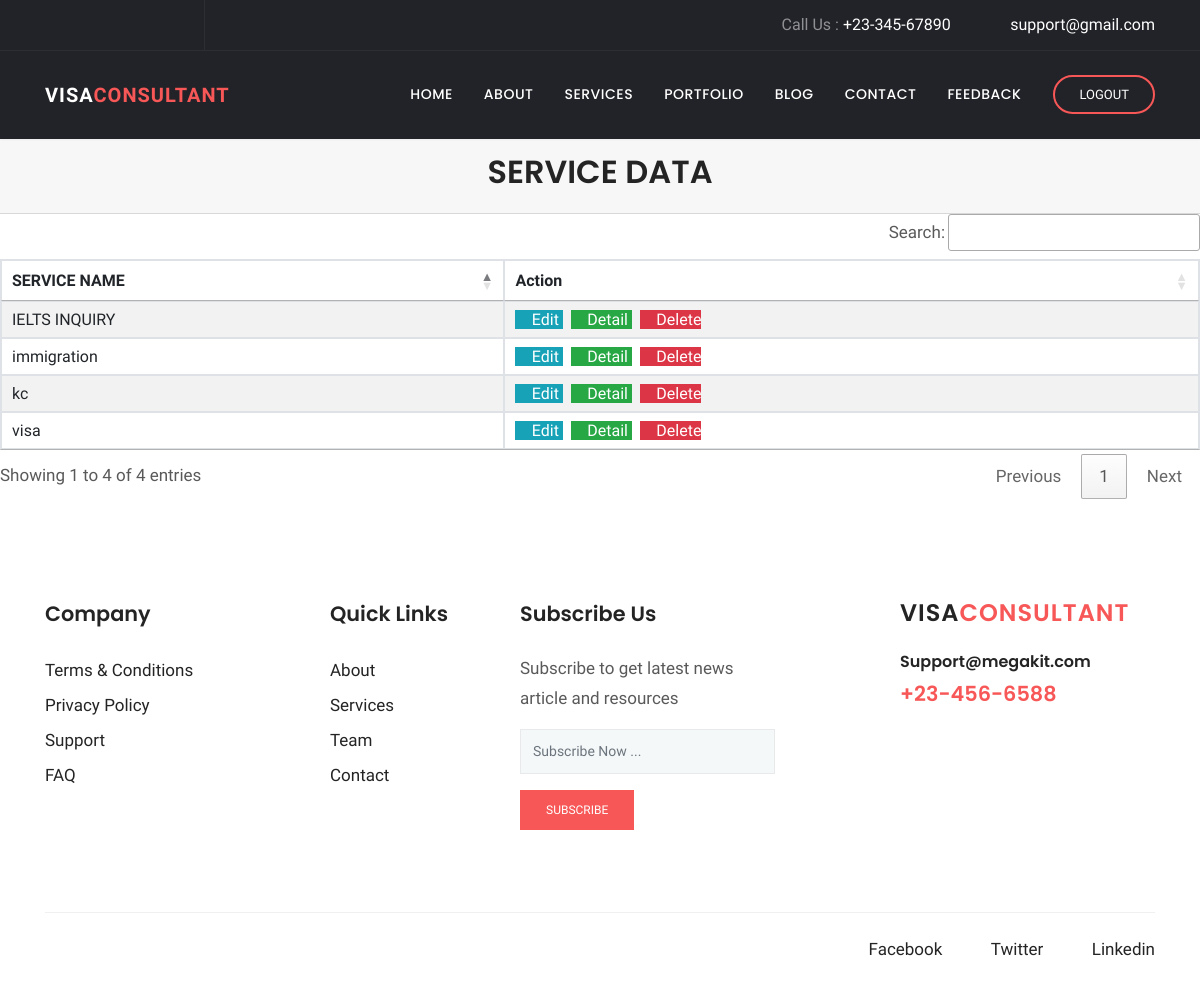
Page /services/view/ on the earlier database version.
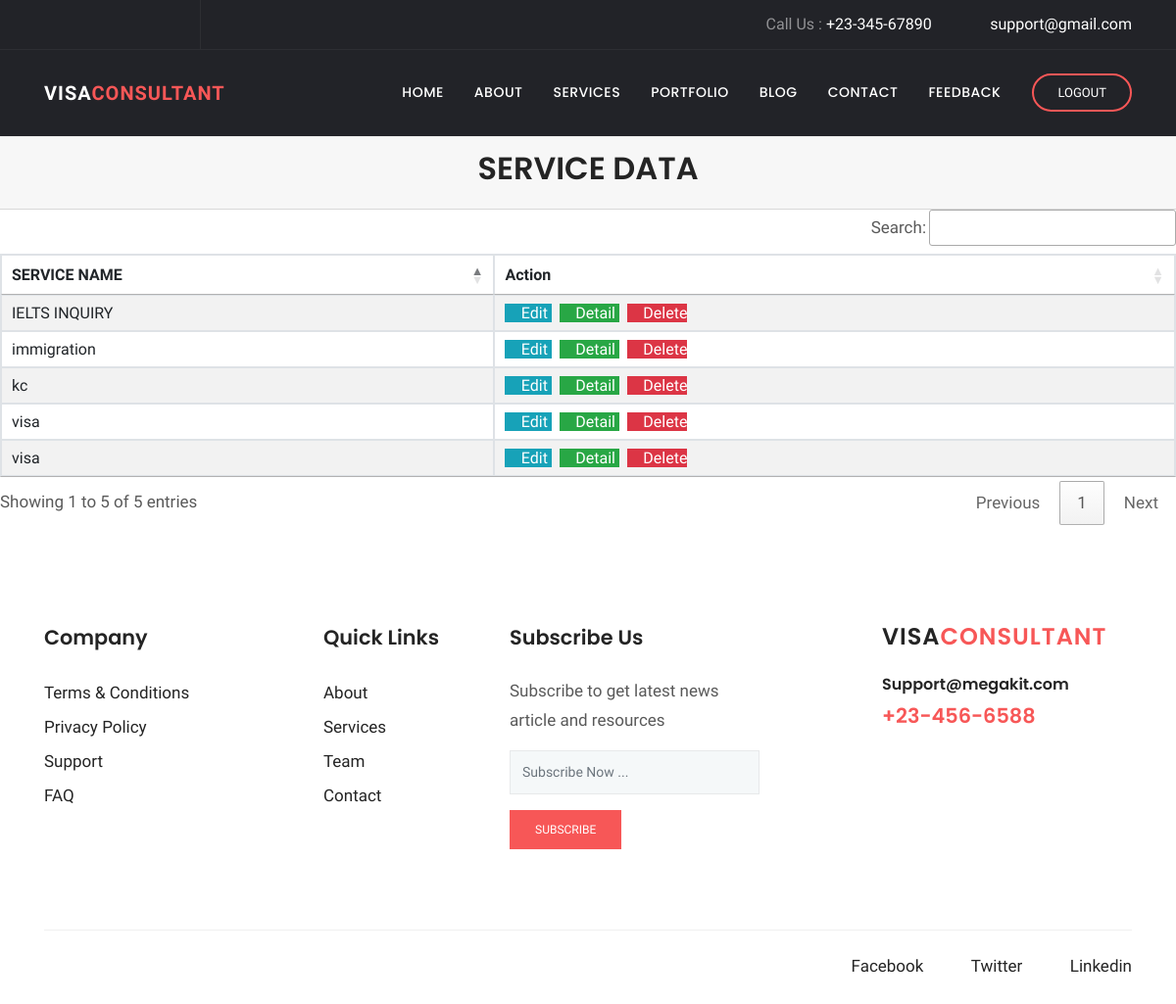
Same page on the later database version.
### services/models.py (models this page shows, shortened)
class service(models.Model):
    SERVICE_NAME=models.CharField(max_length=25)

### services/views.py (the view)
# urls.py: path('view/', ListServiceView.as_view(), name='service-view'),
class ListServiceView(ListView):
    model = service
    context_object_name = 'services'
    template_name = 'services/service_list.html'

### services/templates/services/service_list.html (shortened to what the changed rows need)
{% load static %}
{% block extra_css %}
      <link rel="stylesheet" href="{% static 'plugins/bootstrap/css/bootstrap.min.css' %}">
      <link rel="stylesheet" href="{% static 'plugins/themify/css/themify-icons.css' %}">
      <link rel="stylesheet" href="{% static 'plugins/fontawesome/css/all.css' %}">
      <link rel="stylesheet" href="{% static 'plugins/magnific-popup/dist/magnific-popup.css' %}">
      <link rel="stylesheet" href="{% static 'plugins/slick-carousel/slick/slick.css' %}">
      <link rel="stylesheet" href="{% static 'plugins/slick-carousel/slick/slick-theme.css' %}">
      <link rel="stylesheet" href="{% static 'css/style.css' %}">
<link rel="stylesheet" href="https://cdn.datatables.net/1.10.25/css/jquery.dataTables.min.css">
<link rel="stylesheet" href="https://cdn.datatables.net/buttons/1.7.1/css/buttons.dataTables.min.css">
<link rel="stylesheet" href="https://cdn.datatables.net/searchbuilder/1.1.0/css/searchBuilder.dataTables.min.css">
<link rel="stylesheet" href="https://cdn.datatables.net/datetime/1.1.0/css/dataTables.dateTime.min.css">
<link rel="stylesheet" href="https://cdn.datatables.net/1.10.25/css/jquery.dataTables.min.css">
<link rel="stylesheet" href="https://cdn.datatables.net/colreorder/1.5.4/css/colReorder.dataTables.min.css">
{% endblock %}
{% block body %}
              <div class="card-header">
                  <h2 align="center"> SERVICE DATA </h2>
              </div>
                <table id="example1" class="table table-bordered table-striped" id="example1">
                  <thead>
                  <tr>
                      <th>SERVICE NAME</th>
                      <th>Action</th>
                  </tr>
                  </thead>
                    <tbody>
                        {% for service in services %}
                        <tr>
                            <td>{{ service.SERVICE_NAME }}</td>
                            <td>
                                <a href="{% url 'service-update'  user.id %}" class="btn-info" >
                                    <i class="fas fa-pencil-alt"></i> Edit
                                </a>
                                <a href="{% url 'service-detail'  user.id %}" class="btn-success">
                                    <i class="fas fa-file-invoice"></i> Detail
                                </a>
                                <a href="{% url 'service-delete'  user.id %}" class="btn-danger">
                                    <i class="fas fa-trash-alt"></i> Delete
                                </a>
                            </td>
                        </tr>
                    {% endfor %}
                  </tbody>
                </table>
{% endblock %}

Differences in the rows shown:
added service: SERVICE_NAME "visa"
Other differences:
text written by a page script: "Search: Showing 1 to 4 of 4 entries Previous 1 Next" → "Search: Showing 1 to 5 of 5 entries Previous 1 Next"
